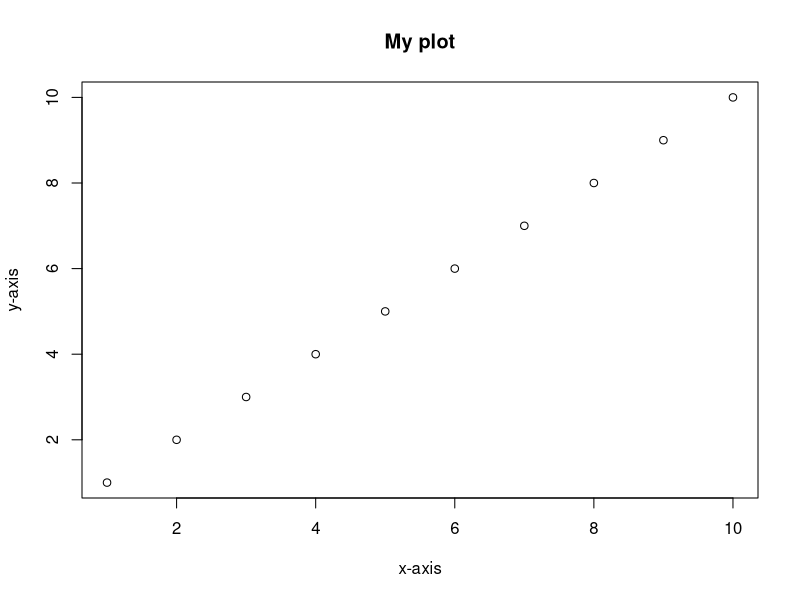
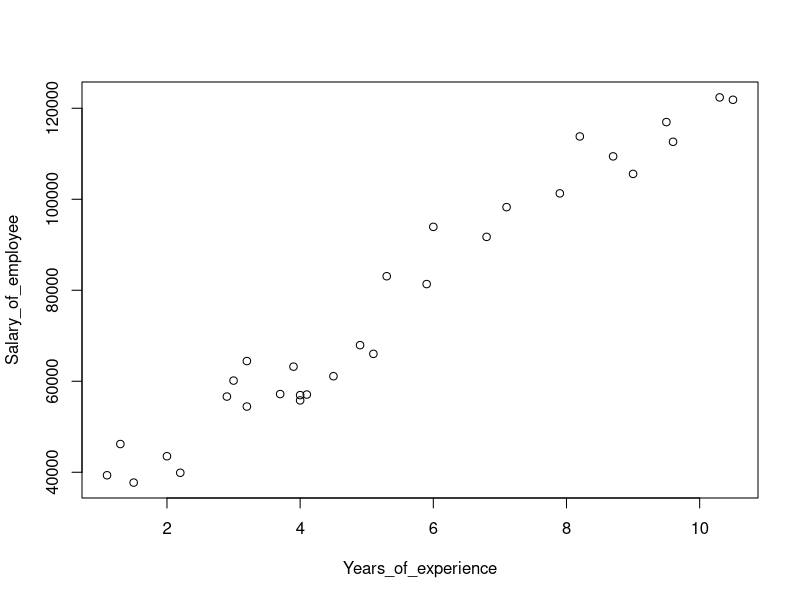
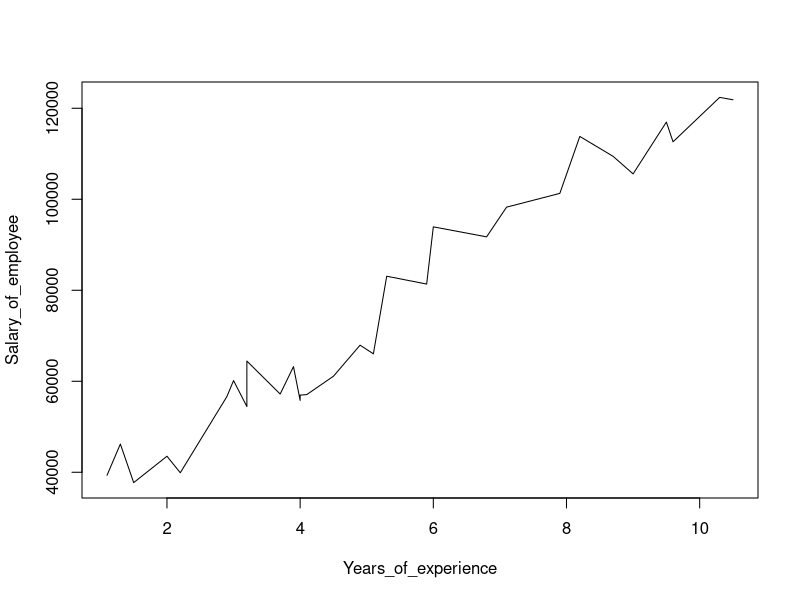
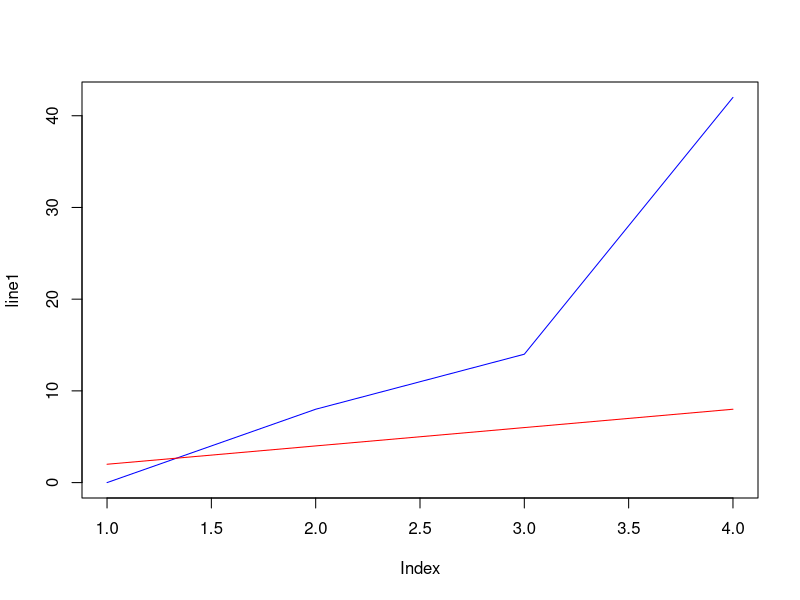
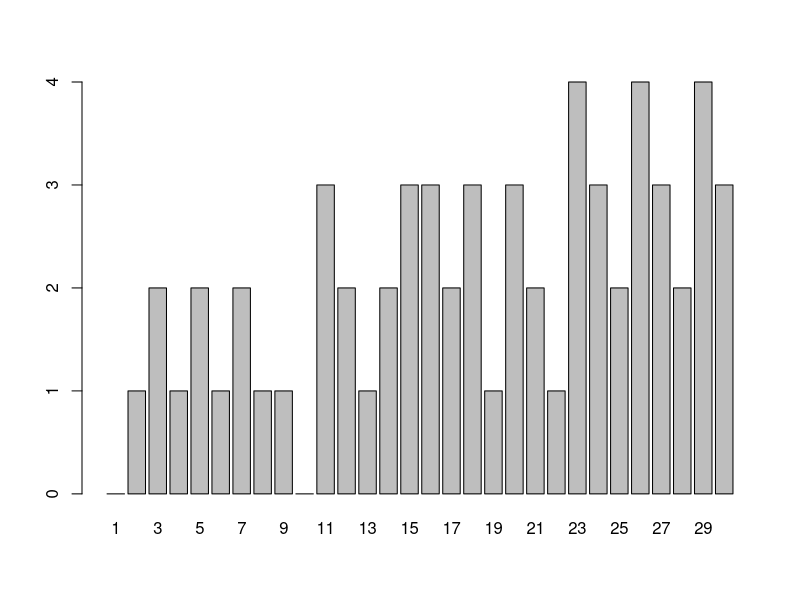
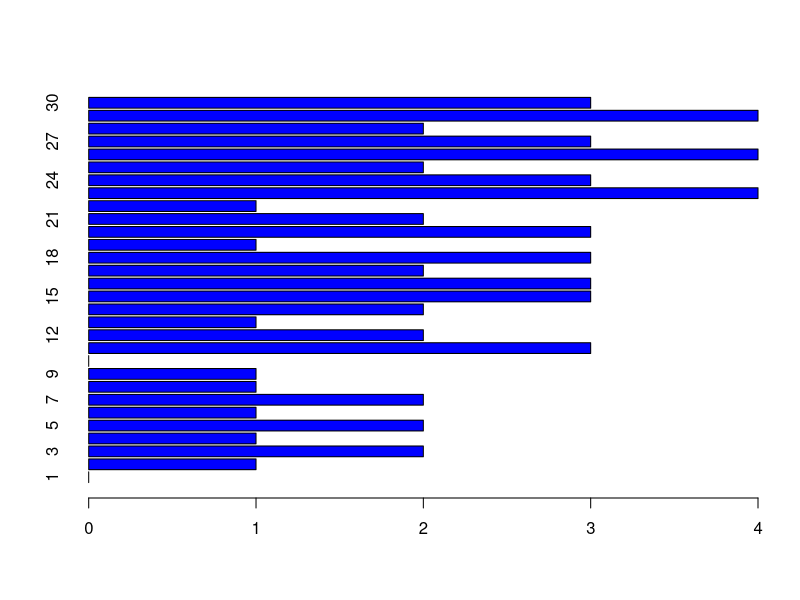
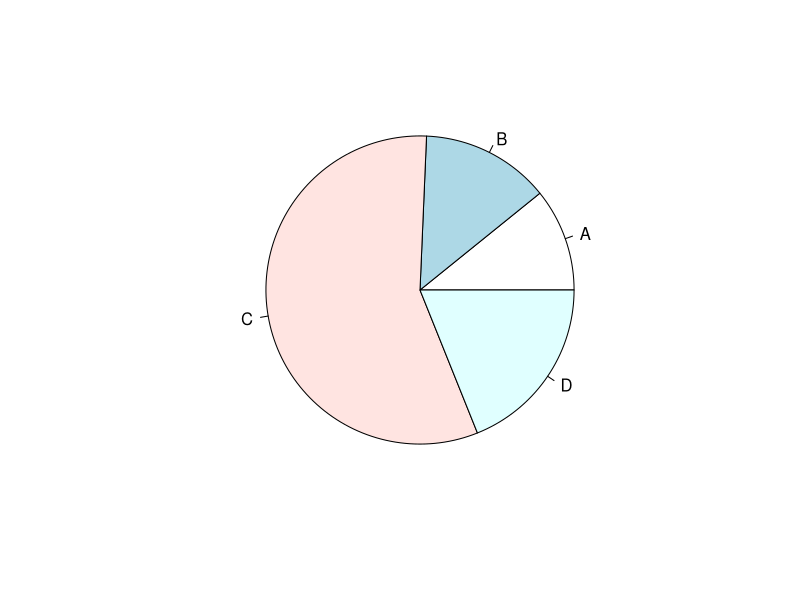
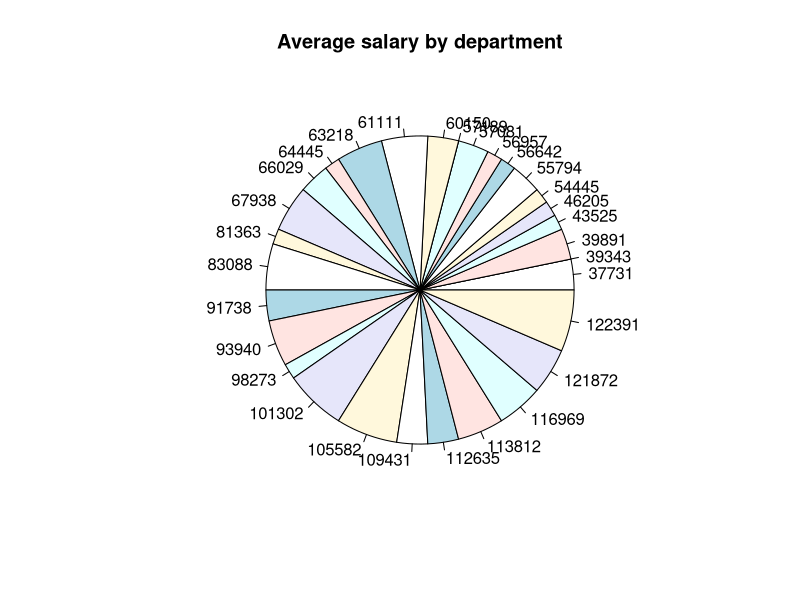

Source code (R) for these figures, in order:
#Visualization in R:
#Data visualization allows us to find insights in the data as well as create reports to showcase the data and its features.
#R supports functions to create charts and graphs.

png(filename = 'plot1.png')     #png() - function to give our plot a name, so that it can be shown in the code playground
plot(1:10, main = 'My plot', xlab = 'x-axis', ylab = 'y-axis')   #plot() - function to create the plot
                                                                 #main - parameter to give the plot a title
                                                                 #xlab - parameter to name x-axis
                                                                 #ylab - parameter to name y-axis

df = read.csv('Salary_Classification.csv')
x<-df$YearsExperience
y<-df$Salary

png(filename = 'plot_xperience_vs_salary.png')
plot(x, y, xlab='Years_of_experience', ylab = 'Salary_of_employee')


#line graph:
png(filename = 'plot_xperience_vs_salary_line_plot.png')
plot(x, y, xlab='Years_of_experience', ylab = 'Salary_of_employee', type = 'l')   



#multiple plots
line1 <- c(0, 8, 14, 42)
line2 <- c(2, 4, 6, 8)

png(filename = "multiple_plot.png")
plot(line1, type = "l", col = "blue")    #plot() - function to draw the first line
lines(line2, type="l", col = "red")      #lines() - for next lines we use this, it works similar to plot()
                                         #col = parameter to specify color


#bar graph:
png(filename='barplot1.png')
barplot(df$Certification, names.arg = rownames(df))    #vertical bar graph

png(filename='barplot2.png')
barplot(df$Certification, names.arg = rownames(df),horiz = TRUE, col="blue")    #horizontal bar graph


#Pie chart:
png(file = "pie1.png")

x <- c(8, 10, 42, 14)
y <- c("A", "B", "C", "D")
pie(x, label = y) 



x<-tapply(df$Certification, df$Salary, mean)
labels <- names(x)      #names() - to take the labels

png(filename='pie2.png')
pie(x, label=labels, main='Average salary by department')


#Boxplot: It shows how distributed the data is.
#It shows the minimum, maximum, median, first quartile and third quartile in the data set.
png(filename='boxplot1.png')
boxplot(df$Salary)



#Histogram: It represents the frequencies of values bucketed into ranges.
#It is similar to a bar chart, but groups the values into continuous ranges.
#The ranges of buckets are automatically set based on the data.
png(filename='hist1.png')
hist(df$Salary)

